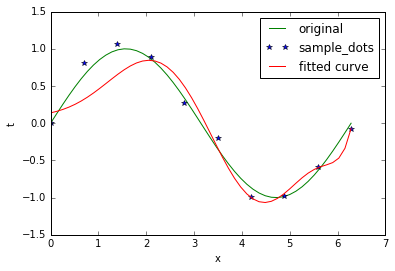

Here is the Python script that generated this plot:
# -*- coding: utf-8 -*-
"""
Created on Wed May 25 16:43:24 2016

@author: Dell
"""

import numpy as np
from scipy.optimize import leastsq
import matplotlib.pyplot as plt

#the curve of y=sin(x)
def func(x):
    return np.sin(x)
	
def func_d9(x,p):
    w0, w1, w2, w3, w4, w5, w6, w7, w8, w9= p
    return w0+w1*x+w2*x**2+w3*x**3+w4*x**4+w5*x**5+w6*x**6+w7*x**7+w8*x**8+w9*x**9
	
# 实验数据x, y和拟合函数之间的差，p为拟合需要找到的系数
def residual(p,y,x):
    return y - func_d9(x, p)
def residualnorm(p,y,x):
    r=y - func_d9(x, p)
    r=np.append(r,np.sqrt(5)*p)
    return r
	
x0 = np.linspace(0, 2*np.pi)# 真实数据的函数参数
x1 = np.linspace(0, 2*np.pi, 10)# 模拟噪声数据
y0 = func(x1)
y1 = [np.random.normal(0, 0.1) + y for y in y0]# 加入噪声之后的实验数据

p0 = [1,1,1,1,1,1,1,1,1,1]
# 调用leastsq进行曲线拟合
# p0为拟合参数的初始值
# args为需要拟合的实验数据
plsq = leastsq(residualnorm, p0, args=(y1, x1))

plot1,=plt.plot(x0,func(x0),'g')
plot2,=plt.plot(x1,y1,'b*')
plot3,=plt.plot(x0,func_d9(x0,plsq[0]),'r')
plt.xlabel('x')
plt.ylabel('t')
plt.legend([plot1,plot2,plot3],('original','sample_dots','fitted curve'))
plt.show()
